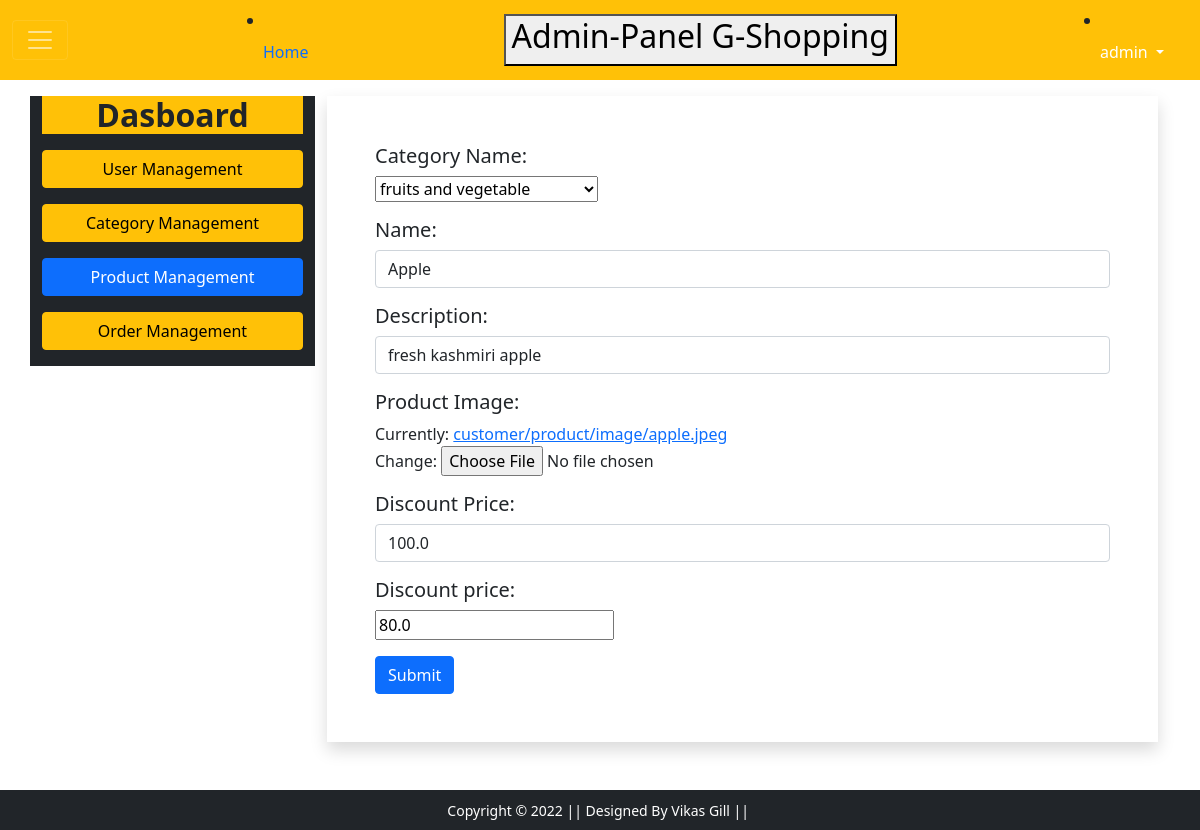
The page /admin-panel/prod-mgm/prod-update/1/ (signed in) on the database its author committed.
### customer/models.py (models this page shows, shortened)
class Product(models.Model):
    category=models.ForeignKey(Category,on_delete=models.CASCADE)
    name=models.CharField(max_length=100)
    image=models.ImageField(upload_to='customer/product/image')
    description=models.TextField(max_length=400)
    selling_price=models.FloatField()
    discount_price=models.FloatField()

### product_management/views.py (the view, shortened to what this page needs)
# urls.py: path('prod-update/<int:pk>/',AdminProductUpdate.as_view(),name='prod-update'),
class AdminProductUpdate(View):
    def get(self, request,pk):
        if request.user.is_authenticated:
            if request.user.is_superuser == True:
                stu=Product.objects.get(pk=pk)
                form=AdminProductForm(instance=stu)
                return render(request, 'admin_panel/prod_mgm/prod_update.html',context={'form':form})
            else:
                auth.logout(request)
                messages.success(request, 'You have no permission access page ,only admin access this page')
                return redirect('/admin-panel/login/')
        return redirect('/admin-panel/login/')

### product_management/forms.py
class AdminProductForm(forms.ModelForm):
    category=forms.ModelChoiceField(queryset=Category.objects.all(),label='Category Name',required=True)
    name=forms.CharField(max_length=30, required=True,label='Name',widget=forms.TextInput(attrs={'class':'form-control'}))
    description=forms.CharField(max_length=30, required=True,label='Description',widget=forms.TextInput(attrs={'class':'form-control'}))
    image=forms.ImageField(required=True,label='Product Image')
    selling_price=forms.FloatField(required=True,label='Selling Price',widget=forms.TextInput(attrs={'class':'form-control'}))
    selling_price=forms.FloatField(required=True,label='Discount Price',widget=forms.TextInput(attrs={'class':'form-control'}))
    class Meta:
        model=Product
        fields=('category','name','description','image','selling_price','discount_price')

### customer/models.py (called while the page is built)
    def __str__(self):
        return str(self.name)

### templates/admin_panel/prod_mgm/prod_update.html (shortened to what this page needs)
{% extends 'admin_panel/base.html' %}
{% load static %}
{% block main-content %}
<div class="container my-3">
 <div class="row">
  <div class="col-sm-3  bg-dark"  id="navbarToggleExternalContent" style="height:100%;">
  <h2 class="bg-warning" align='center'> <strong>Dasboard</strong> </h2>
   <ul class="list-unstyled">
    <li class="d-grid my-3"><a href="{% url 'user-view' %}"  class="btn btn-warning">User Management </a></li>
    <li class="d-grid my-3"><a href="{% url 'cate-view' %}" class="btn btn-warning" >Category Management</a></li>
    <li class="d-grid my-3"><a href="{% url 'prod-view' %}"  class="btn btn-primary">Product Management</a></li>
    <li class="d-grid my-3"><a href="{% url 'ord-view' %}"  class="btn btn-warning" >Order Management</a></li>
   </ul>
   </div>
   <div class="col-sm ">
    <form action="" method="post" enctype="multipart/form-data" novalidate class="shadow p-5">
    {% for fm in form %}
    <div class="form-group mb-3">
       <h5>{{fm.label_tag}}</h5>{{fm}} <small class="text-danger">{{fm.errors}}   </small>
      </div>
    {% endfor %}
     <button type="submit" class="btn btn-primary">Submit</button>
   </form>
  </div>
  </div>
 </div>
{% endblock main-content %}

### templates/admin_panel/base.html (shortened to what this page needs)
<!doctype html>
{% load static %}
<html lang="en">
  <head>
    <link href="https://cdn.jsdelivr.net/npm/bootstrap@5.0.0-beta1/dist/css/bootstrap.min.css" rel="stylesheet">
  </head>
  <body>
<nav class="navbar navbar-dark bg-warning">
  <div class="container-fluid">
    <button class="navbar-toggler" type="button" data-bs-toggle="collapse" data-bs-target="#navbarToggleExternalContent" aria-controls="navbarToggleExternalContent" aria-expanded="false" aria-label="Toggle navigation">
      <span class="navbar-toggler-icon"></span>
    </button>
    <li class="nav-item">
             <a class="nav-link active" aria-current="page" href="{% url 'dasboard' %}">Home</a>
    </li>
    <button><strong> <h2>Admin-Panel G-Shopping</h2> </strong></button>
            {% if request.user.is_authenticated %}
           <li class="nav-item dropdown mx-2">
              <a class="nav-link dropdown-toggle text-white" href="#" id="profileDropdown" role="button" data-bs-toggle="dropdown" aria-expanded="false">
                {{request.user}}
              </a>
            </li>
            {% else %}
            <li class="nav-item mx-2">
             <a href="{% url 'admin-login' %}" class="nav-link text-white">Login</a>
            </li>
            {% endif %}
  </div>
</nav>
    {% block main-content %} {% endblock main-content %}
    <footer class="container-fluid bg-dark text-center p-2 mt-5">
        <small class="text-white">Copyright &copy; 2022 || Designed By Vikas Gill || </small>
    </footer>
  </body>
</html>

### rows shown on the page
Product: form "fruits and vegetable" "Apple" "fresh kashmiri apple" "100.0" "80.0"

### other values the page prints
{{ request.user }} "admin"
{{ fm.label_tag }} "Category Name:" "Name:" "Description:" "Product Image:" "Discount Price:" "Discount price:"
